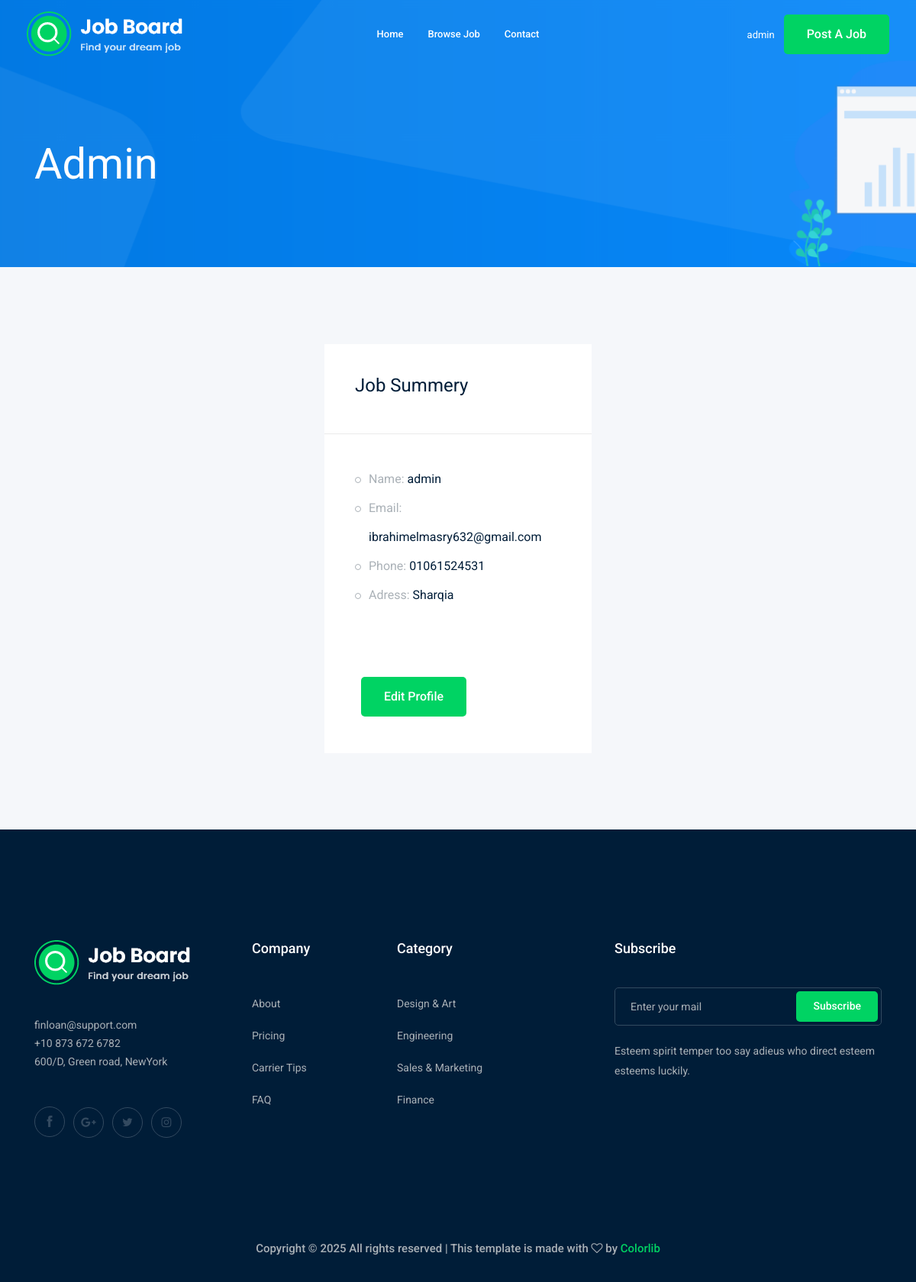
The app's page /accounts/profile (signed in) with its own data.
### accounts/models.py (models this page shows)
class Profile(models.Model):
    user = models.OneToOneField(User, on_delete=models.CASCADE)
    city = models.ForeignKey('City', related_name='user_city', on_delete=models.CASCADE, null=True, blank=True)
    phone_number = models.CharField(max_length=15)
    image = models.ImageField(upload_to='profile_images')
    def __str__(self):
        return self.user.username

class City(models.Model):
    name = models.CharField(max_length=100)
    def __str__(self):
        return self.name

### accounts/views.py (the view)
# urls.py: path('profile',views.profile, name='profile'),
def profile(request):
    profile = Profile.objects.get(user=request.user)
    return render(request, 'accounts/profile.html', {'profile': profile})

### accounts/templates/accounts/profile.html (shortened to what this page needs)
{% extends 'base.html' %}
{% load django_bootstrap5 %}
{% block body %}
<div class="bradcam_area bradcam_bg_1">
  <div class="container">
    <div class="row">
      <div class="col-xl-12">
        <div class="bradcam_text">
          <h3>{{profile}}</h3>
        </div>
      </div>
    </div>
  </div>
</div>
<div class="job_details_area">
  <div class="container">
    <div class="row">
      <div class="col-lg-4 mx-auto">
        <div class="job_sumary">
          <div class="summery_header">
            <h3>Job Summery</h3>
          </div>
          <div class="job_content">
            <ul>
              <li>Name: <span>{{profile}}</span></li>
              <li>Email: <span>{{profile.user.email}} </span></li>
              <li>Phone: <span>{{profile.phone_number}} </span></li>
              <li>Adress: <span>{{profile.city}}</span></li>
            </ul>
          </div>
          <div class="p-5 "><a class="boxed-btn3 w-20" href="{% url 'accounts:profile_edit' %}">Edit Profile</a></div>
        </div>
      </div>
    </div>
  </div>
</div>
{% endblock body %}

### templates/base.html (shortened to what this page needs)
{%load static %}
<!doctype html>
<html class="no-js" lang="zxx">
<head>
<link rel="stylesheet" href="{% static 'css/bootstrap.min.css' %}">
<link rel="stylesheet" href="{% static 'css/owl.carousel.min.css' %}">
<link rel="stylesheet" href="{% static 'css/magnific-popup.css' %}">
<link rel="stylesheet" href="{% static 'css/font-awesome.min.css' %}">
<link rel="stylesheet" href="{% static 'css/themify-icons.css' %}">
<link rel="stylesheet" href="{% static 'css/nice-select.css' %}">
<link rel="stylesheet" href="{% static 'css/flaticon.css' %}">
<link rel="stylesheet" href="{% static 'css/jquery-ui.css' %}">
<link rel="stylesheet" href="{% static 'css/gijgo.css' %}">
<link rel="stylesheet" href="{% static 'css/animate.min.css' %}">
<link rel="stylesheet" href="{% static 'css/slicknav.css' %}">
<link rel="stylesheet" href="{% static 'css/style.css' %}">
</head>
<body>
  <header>
    <div class="header-area ">
      <div id="sticky-header" class="main-header-area">
        <div class="container-fluid ">
          <div class="header_bottom_border">
            <div class="row align-items-center">
              <div class="col-xl-3 col-lg-2">
                <div class="logo">
                  <a href="index.html">
                    <img src="img/logo.png" alt="">
                  </a>
                </div>
              </div>
              <div class="col-xl-6 col-lg-7">
                <div class="main-menu  d-none d-lg-block">
                  <nav>
                    <ul id="navigation">
                      <li><a href="/">home</a></li>
                      <li><a href="{% url 'jobs:job_list' %}">Browse Job</a></li>
                      <li><a href="{% url 'contact:contact' %}">Contact</a></li>
                    </ul>
                  </nav>
                </div>
              </div>
              <div class="col-xl-3 col-lg-3 d-none d-lg-block">
                <div class="Appointment">
                  {% if request.user.is_authenticated %}
                    <div class="phone_num d-none d-xl-block">
                      <a href="{% url 'accounts:profile' %}">{{user}}</a>
                    </div>
                  {% else %}
                    <div class="phone_num d-none d-xl-block">
                      <a href="{% url 'login' %}">Log in</a>
                    </div>
                  {% endif %}
                  <div class="d-none d-lg-block">
                    <a class="boxed-btn3" href="{% url 'jobs:add_job' %}">Post a Job</a>
                  </div>
                </div>
              </div>
              <div class="col-12">
              </div>
            </div>
          </div>
        </div>
      </div>
    </div>
  </header>
  {% block body %}
  {% endblock body %}
  <footer class="footer">
    <div class="footer_top">
      <div class="container">
        <div class="row">
          <div class="col-xl-3 col-md-6 col-lg-3">
            <div class="footer_widget wow fadeInUp" data-wow-duration="1s" data-wow-delay=".3s">
              <div class="footer_logo">
                <a href="#">
                  <img src="img/logo.png" alt="">
                </a>
              </div>
              <p>
                finloan@support.com <br>
                +10 873 672 6782 <br>
                600/D, Green road, NewYork
              </p>
              <div class="socail_links">
                <ul>
                  <li>
                    <a href="#">
                      <i class="ti-facebook"></i>
                    </a>
                  </li>
                  <li>
                    <a href="#">
                      <i class="fa fa-google-plus"></i>
                    </a>
                  </li>
                  <li>
                    <a href="#">
                      <i class="fa fa-twitter"></i>
                    </a>
                  </li>
                  <li>
                    <a href="#">
                      <i class="fa fa-instagram"></i>
                    </a>
                  </li>
                </ul>
              </div>
            </div>
          </div>
          <div class="col-xl-2 col-md-6 col-lg-2">
            <div class="footer_widget wow fadeInUp" data-wow-duration="1.1s" data-wow-delay=".4s">
              <h3 class="footer_title">
                Company
              </h3>
              <ul>
                <li><a href="#">About </a></li>
                <li><a href="#"> Pricing</a></li>
                <li><a href="#">Carrier Tips</a></li>
                <li><a href="#">FAQ</a></li>
              </ul>
            </div>
          </div>
          <div class="col-xl-3 col-md-6 col-lg-3">
            <div class="footer_widget wow fadeInUp" data-wow-duration="1.2s" data-wow-delay=".5s">
              <h3 class="footer_title">
                Category
              </h3>
              <ul>
                <li><a href="#">Design & Art</a></li>
                <li><a href="#">Engineering</a></li>
                <li><a href="#">Sales & Marketing</a></li>
                <li><a href="#">Finance</a></li>
              </ul>
            </div>
          </div>
          <div class="col-xl-4 col-md-6 col-lg-4">
            <div class="footer_widget wow fadeInUp" data-wow-duration="1.3s" data-wow-delay=".6s">
              <h3 class="footer_title">
                Subscribe
              </h3>
              <form action="#" class="newsletter_form">
                <input type="text" placeholder="Enter your mail">
                <button type="submit">Subscribe</button>
              </form>
              <p class="newsletter_text">Esteem spirit temper too say adieus who direct esteem esteems
                luckily.</p>
            </div>
          </div>
        </div>
      </div>
    </div>
    <div class="copy-right_text wow fadeInUp" data-wow-duration="1.4s" data-wow-delay=".3s">
      <div class="container">
        <div class="row">
          <div class="col-xl-12">
            <p class="copy_right text-center">
              Copyright &copy;
              <script>document.write(new Date().getFullYear());</script> All rights reserved | This template is made
              with <i class="fa fa-heart-o" aria-hidden="true"></i> by <a href="https://colorlib.com"
                target="_blank">Colorlib</a>
            </p>
          </div>
        </div>
      </div>
    </div>
  </footer>
</body>
</html>

### records on screen
Profile: user.username "Admin", user.username "admin", user.email "ibrahimelmasry632@gmail.com", phone_number "01061524531", city "Sharqia"

### other values on screen
{{ user }} "admin"
